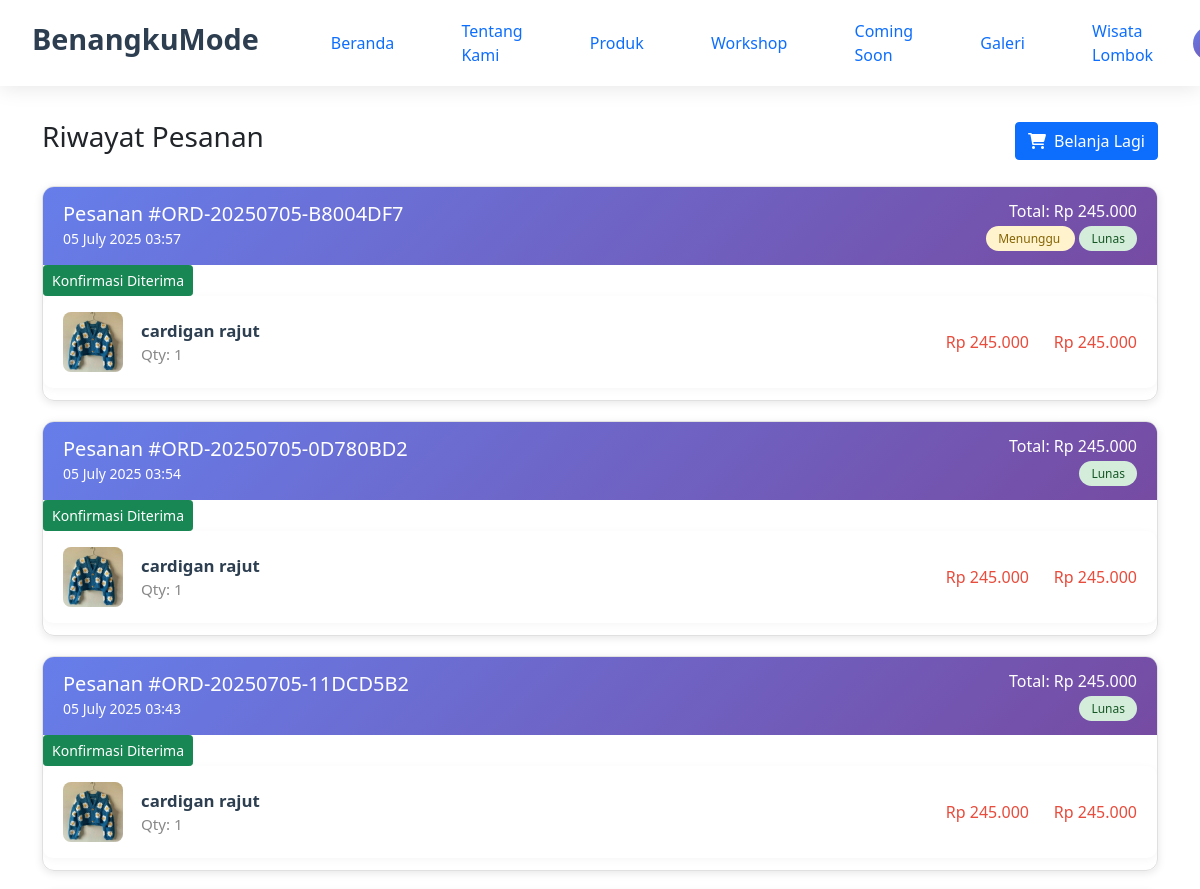
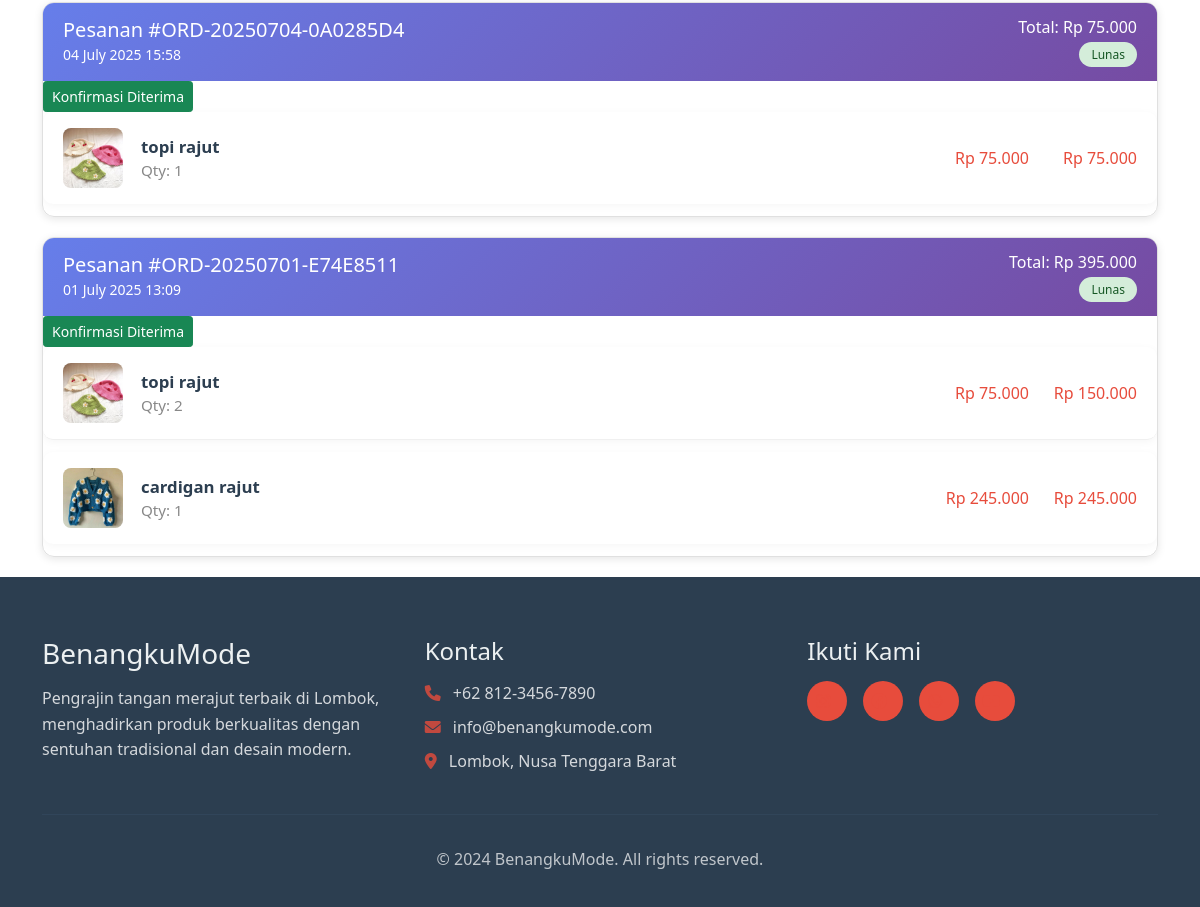
Page /orders.php (signed in) on the committed database (2 pictures, top to bottom).
### tables this page shows
CREATE TABLE `order_items` (
  `id` int(11) NOT NULL,
  `order_id` int(11) NOT NULL,
  `product_id` int(11) DEFAULT NULL,
  `product_name` varchar(200) NOT NULL,
  `quantity` int(11) NOT NULL DEFAULT 1,
  `price` decimal(10,2) NOT NULL DEFAULT 0.00,
  `subtotal` decimal(10,2) NOT NULL DEFAULT 0.00,
  `created_at` timestamp NOT NULL DEFAULT current_timestamp()
);

CREATE TABLE `orders` (
  `id` int(11) NOT NULL,
  `order_number` varchar(50) NOT NULL,
  `customer_name` varchar(100) NOT NULL,
  `customer_email` varchar(100) NOT NULL,
  `customer_phone` varchar(20) DEFAULT NULL,
  `customer_address` text DEFAULT NULL,
  `total_amount` decimal(10,2) NOT NULL,
  `status` enum('pending','processing','shipped','delivered','complete','cancelled') DEFAULT 'pending',
  `payment_method` varchar(50) DEFAULT NULL,
  `payment_status` enum('pending','paid','failed','refunded') DEFAULT 'pending',
  `shipping_method` varchar(50) DEFAULT NULL,
  `tracking_number` varchar(100) DEFAULT NULL,
  `notes` text DEFAULT NULL,
  `created_at` timestamp NOT NULL DEFAULT current_timestamp(),
  `updated_at` timestamp NOT NULL DEFAULT current_timestamp() ON UPDATE current_timestamp()
);

CREATE TABLE `products` (
  `id` int(11) NOT NULL,
  `name` varchar(200) NOT NULL,
  `description` text DEFAULT NULL,
  `price` decimal(10,2) NOT NULL,
  `category_id` int(11) DEFAULT NULL,
  `image` varchar(255) DEFAULT NULL,
  `images` longtext DEFAULT NULL CHECK (json_valid(`images`)),
  `stock_quantity` int(11) DEFAULT 0,
  `is_active` tinyint(1) DEFAULT 1,
  `is_featured` tinyint(1) DEFAULT 0,
  `created_at` timestamp NOT NULL DEFAULT current_timestamp(),
  `updated_at` timestamp NOT NULL DEFAULT current_timestamp() ON UPDATE current_timestamp()
);

### config/database.php (called while the page is built, shortened)
<?php
function formatCurrency($amount) {
    return 'Rp ' . number_format($amount, 0, ',', '.');
}
function isLoggedIn() {
    return isset($_SESSION['user_id']);
}
?>

### orders.php (the view, shortened to what this page needs)
<?php
require_once 'config/database.php';
$conn = getDbConnection();
$user_email = mysqli_real_escape_string($conn, $_SESSION['user_email']);
$sql = "SELECT
        o.*,
        oi.id as order_item_id,
        oi.product_id,
        oi.product_name,
        oi.quantity,
        oi.price,
        oi.subtotal,
        -- oi.status as item_status,
        o.created_at as order_date,
        p.image as product_image
    FROM orders o
    LEFT JOIN order_items oi ON o.id = oi.order_id
    LEFT JOIN products p ON oi.product_id = p.id
    WHERE o.customer_email = '$user_email'
    ORDER BY o.created_at DESC";
$result = mysqli_query($conn, $sql);
$orders = [];
while ($row = mysqli_fetch_assoc($result)) {
    $order_id = $row['id'];
    if (!isset($orders[$order_id])) {
        $orders[$order_id] = [
            'order_id' => $order_id,
            'order_number' => $row['order_number'],
            'order_date' => $row['order_date'],
            'total_amount' => $row['total_amount'],
            'status' => $row['status'],
            'payment_status' => $row['payment_status'],
            'items' => []
        ];
    }
    if ($row['order_item_id']) {
        $orders[$order_id]['items'][] = [
            'id' => $row['order_item_id'],
            'product_id' => $row['product_id'],
            'product_name' => $row['product_name'],
            'quantity' => $row['quantity'],
            'price' => $row['price'],
            'subtotal' => $row['subtotal'],
            'product_image' => $row['product_image']
        ];
    }
}
?>
<!DOCTYPE html>
<html lang="id">
<head>
    <link rel="stylesheet" href="assets/css/style.css">
    <link rel="stylesheet" href="https://cdnjs.cloudflare.com/ajax/libs/font-awesome/6.0.0/css/all.min.css">
    <link href="https://cdn.jsdelivr.net/npm/bootstrap@5.1.3/dist/css/bootstrap.min.css" rel="stylesheet">
</head>
<body>
    <header class="header">
        <nav class="navbar">
            <div class="nav-container">
                <div class="nav-logo">
                    <h2>BenangkuMode</h2>
                </div>
                <ul class="nav-menu">
                    <li class="nav-item">
                        <a href="index.php" class="nav-link">Beranda</a>
                    </li>
                    <li class="nav-item">
                        <a href="about.php" class="nav-link">Tentang Kami</a>
                    </li>
                    <li class="nav-item">
                        <a href="products.php" class="nav-link">Produk</a>
                    </li>
                    <li class="nav-item">
                        <a href="workshop.php" class="nav-link">Workshop</a>
                    </li>
                    <li class="nav-item">
                        <a href="comingsoon.php" class="nav-link">Coming Soon</a>
                    </li>
                    <li class="nav-item">
                        <a href="gallery.php" class="nav-link">Galeri</a>
                    </li>
                    <li class="nav-item">
                        <a href="wisata.php" class="nav-link">Wisata Lombok</a>
                    </li>
                </ul>
                <div class="auth-section">
                    <?php if (isLoggedIn()): ?>
                        <div class="user-menu">
                            <div class="user-avatar">
                            </div>
                        </div>
                    <?php endif; ?>
                </div>
            </div>
        </nav>
    </header>
    <main class="main-content">
        <div class="container">
            <div class="row">
                <div class="col-12">
                    <div class="d-flex justify-content-between align-items-center mb-4">
                        <h1 class="h3">Riwayat Pesanan</h1>
                        <a href="products.php" class="btn btn-primary">
                            <i class="fas fa-shopping-cart me-2"></i>Belanja Lagi
                        </a>
                    </div>
                    <?php if (empty($orders)): ?>
                        <div class="empty-state">
                            <i class="fas fa-shopping-bag"></i>
                            <h4>Belum Ada Pesanan</h4>
                            <p>Anda belum memiliki pesanan. Mulai belanja sekarang!</p>
                            <a href="products.php" class="btn btn-primary">
                                <i class="fas fa-shopping-cart me-2"></i>Lihat Produk
                            </a>
                        </div>
                    <?php else: ?>
                        <?php foreach ($orders as $order): ?>
                            <div class="order-card">
                                <div class="order-header">
                                    <div class="d-flex justify-content-between align-items-center">
                                        <div>
                                            <h5 class="mb-0">Pesanan #<?php echo $order['order_number']; ?></h5>
                                            <small><?php echo date('d F Y H:i', strtotime($order['order_date'])); ?></small>
                                        </div>
                                        <div class="text-end">
                                            <h6 class="mb-0">Total: <?php echo formatCurrency($order['total_amount']); ?></h6>
                                            <div class="mt-1">
                                                <span class="status-badge status-<?php echo $order['status']; ?>">
                                                    <?php
                                                    switch($order['status']) {
                                                        case 'pending': echo 'Menunggu'; break;
                                                        default: echo ucfirst($order['status']);
                                                    }
                                                    ?>
                                                </span>
                                                <?php if ($order['status'] !== 'completed'): ?>
                                                    <span class="status-badge status-<?php echo $order['payment_status']; ?> ms-1">
                                                        <?php
                                                        switch($order['payment_status']) {
                                                            case 'paid': echo 'Lunas'; break;
                                                        }
                                                        ?>
                                                    </span>
                                                <?php endif; ?>
                                            </div>
                                        </div>
                                    </div>
                                </div>
                                <?php if ($order['status'] !== 'completed'): ?>
                                    <form method="post" style="display:inline;">
                                        <button type="submit" name="confirm_received" class="btn btn-success btn-sm">
                                            Konfirmasi Diterima
                                        </button>
                                    </form>
                                <?php else: ?>
                                    <span class="badge bg-success">Selesai</span>
                                <?php endif; ?>
                                <?php foreach ($order['items'] as $item): ?>
                                    <div class="order-item">
                                        <?php if ($item['product_image']): ?>
                                            <img src="assets/images/products/<?php echo htmlspecialchars($item['product_image']); ?>" class="product-image" alt="<?php echo htmlspecialchars($item['product_name']); ?>">
                                        <?php else: ?>
                                            <div class="product-image" style="display:flex;align-items:center;justify-content:center;"><i class="fas fa-image text-muted"></i></div>
                                        <?php endif; ?>
                                        <div class="item-info">
                                            <strong><?php echo htmlspecialchars($item['product_name']); ?></strong>
                                            <span class="qty">Qty: <?php echo $item['quantity']; ?></span>
                                        </div>
                                        <div class="item-price">Rp <?php echo number_format($item['price'],0,',','.'); ?></div>
                                        <div class="item-subtotal">Rp <?php echo number_format($item['subtotal'],0,',','.'); ?></div>
                                    </div>
                                <?php endforeach; ?>
                            </div>
                        <?php endforeach; ?>
                    <?php endif; ?>
                </div>
            </div>
        </div>
    </main>
    <footer class="footer">
        <div class="container">
            <div class="footer-content">
                <div class="footer-section">
                    <h3>BenangkuMode</h3>
                    <p>Pengrajin tangan merajut terbaik di Lombok, menghadirkan produk berkualitas dengan sentuhan tradisional dan desain modern.</p>
                </div>
                <div class="footer-section">
                    <h4>Kontak</h4>
                    <p><i class="fas fa-phone"></i> +62 812-3456-7890</p>
                    <p><i class="fas fa-envelope"></i> info@benangkumode.com</p>
                    <p><i class="fas fa-map-marker-alt"></i> Lombok, Nusa Tenggara Barat</p>
                </div>
                <div class="footer-section">
                    <h4>Ikuti Kami</h4>
                    <div class="social-links">
                        <a href="#"><i class="fab fa-instagram"></i></a>
                        <a href="#"><i class="fab fa-facebook"></i></a>
                        <a href="#"><i class="fab fa-whatsapp"></i></a>
                        <a href="#"><i class="fab fa-youtube"></i></a>
                    </div>
                </div>
            </div>
            <div class="footer-bottom">
                <p>&copy; 2024 BenangkuMode. All rights reserved.</p>
            </div>
        </div>
    </footer>
</body>
</html>

### rows in the picture
order_items: order.order_number "ORD-20250705-B8004DF7", order.created_at "05 July 2025 03:57", order.total_amount "Rp 245.000", shows "Menunggu", product.image (picture), product_name "cardigan rajut", quantity "1", price "245.000", subtotal "245.000"
order_items: order.order_number "ORD-20250705-0D780BD2", order.created_at "05 July 2025 03:54", order.total_amount "Rp 245.000", product.image (picture), product_name "cardigan rajut", quantity "1", price "245.000", subtotal "245.000"
order_items: order.order_number "ORD-20250705-11DCD5B2", order.created_at "05 July 2025 03:43", order.total_amount "Rp 245.000", product_name "cardigan rajut", quantity "1", price "245.000", subtotal "245.000"
order_items: order.order_number "ORD-20250704-0A0285D4", order.created_at "04 July 2025 15:58", order.total_amount "Rp 75.000", product.image (picture), product_name "topi rajut", quantity "1", price "75.000", subtotal "75.000"
order_items: product.image (picture), product_name "topi rajut", quantity "2", price "75.000", subtotal "150.000"
order_items: product.image (picture), product_name "cardigan rajut", quantity "1", price "245.000", subtotal "245.000"

### other values in the picture
$order['order_number'] "ORD-20250701-E74E8511"
date('d F Y H:i', strtotime($order['order_date'])) "01 July 2025 13:09"
formatCurrency($order['total_amount']) "Rp 395.000"
